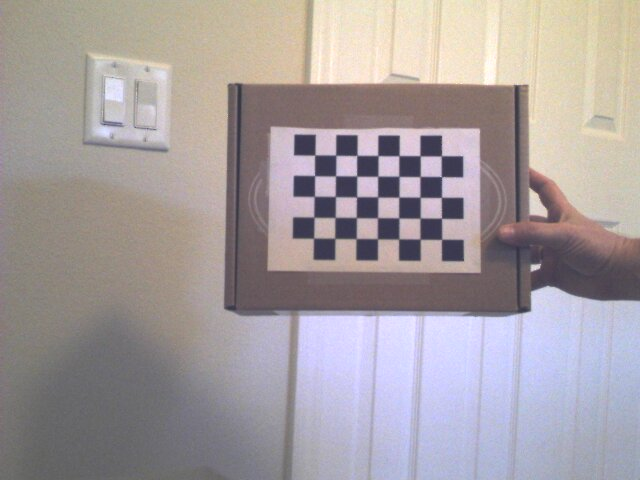
//> input picture resources/2015-03-10-185823.jpg, 640 x 480 px, given in place of traffic.mp4, which was not available
$ ./Canny   (built with g++ and OpenCV 4)
//> lines starting //> are read from the running program, lines starting //| are printed output that depends on the picture; after the words box and inside, x2 and y2 are one past the last pixel; in counts of white or black regions, pixels touching at a corner belong together; pictures that were not available may be replaced by others from this repository, and a replacement may not be noted
/*
 * Copyright (c) Steven P. Goldsmith. All rights reserved.
 *
 * Created by Steven P. Goldsmith on November 4, 2015
 * sgoldsmith@codeferm.com
 */

#include <iostream>
#include <sys/time.h>
#include <opencv2/opencv.hpp>

using namespace std;
using namespace cv;

/**
 * Canny Edge Detector.
 *
 * argv[1] = source file or will default to "../../resources/traffic.mp4" if no
 * args passed.
 *
 * @author sgoldsmith
 * @version 1.0.0
 * @since 1.0.0
 */
int main(int argc, char *argv[]) {
	int return_val = 0;
	string url = "../../resources/traffic.mp4";
	string output_file = "../../output/canny-cpp.avi";
	cout << CV_VERSION << endl;
	cout << "Press [Esc] to exit" << endl;
	VideoCapture capture;
	Mat image;
	// See if URL arg passed
	if (argc == 2) {
		url = argv[1];
	}
	cout << "Input file:" << url << endl;
	cout << "Output file:" << output_file << endl;
	capture.open(url);
	// See if video capture opened
	if (capture.isOpened()) {
		cout << "Resolution: " << capture.get(CV_CAP_PROP_FRAME_WIDTH) << "x"
				<< capture.get(CV_CAP_PROP_FRAME_HEIGHT) << endl;
		bool exit_loop = false;
		// Video writer
		VideoWriter writer(output_file, (int) capture.get(CAP_PROP_FOURCC),
				(int) capture.get(CAP_PROP_FPS),
				Size((int) capture.get(CAP_PROP_FRAME_WIDTH),
						(int) capture.get(CAP_PROP_FRAME_HEIGHT)));
		Mat gray_img;
		Mat blur_img;
		Mat edges_img;
		Mat dst_img;
		Size kSize = Size(3, 3);
		int frames = 0;
		timeval start_time;
		gettimeofday(&start_time, 0);
		// Process all frames
		while (capture.read(image) && !exit_loop) {
//> image is the input picture: 480 rows x 640 cols, CV_8UC3; mean B, G, R 159.2, 157.4, 165.4
			if (!image.empty()) {
				// Convert the image to grayscale
				cvtColor(image, gray_img, COLOR_BGR2GRAY);
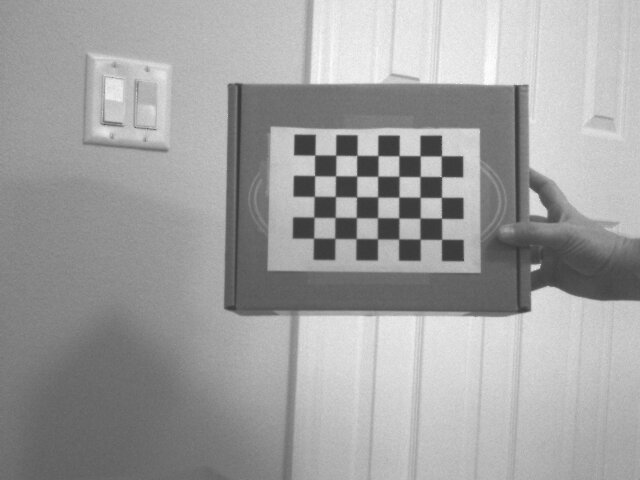
//> gray_img: 480 rows x 640 cols, CV_8UC1; min 52, max 253, mean 160
				// Reduce noise with a kernel 3x3
				GaussianBlur(gray_img, blur_img, kSize, 0);
				// Canny detector
				Canny(blur_img, edges_img, 100, 200, 3, false);
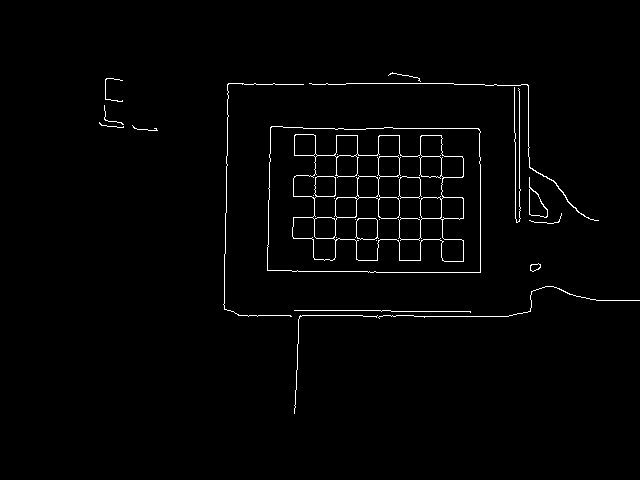
//> edges_img: 480 rows x 640 cols, CV_8UC1; 1.5% white in thin lines or dots, all inside (x1, y1, x2, y2) = (99, 72, 640, 414)
				// Add some colors to edges from original image
				bitwise_and(image, image, dst_img, edges_img);
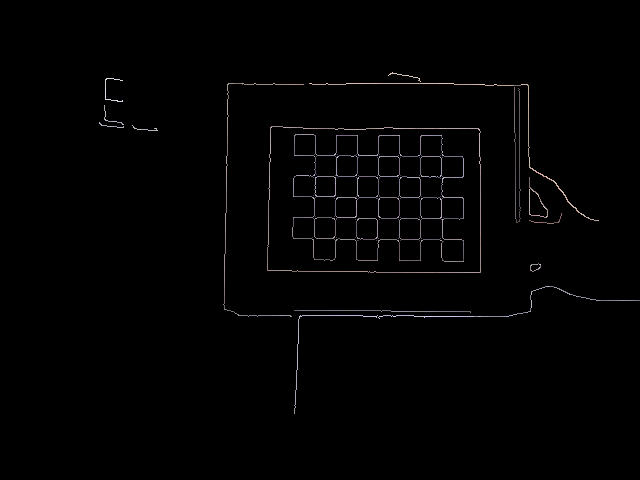
//> dst_img: 480 rows x 640 cols, CV_8UC3; mean B, G, R 2.3, 2.1, 2.3
				// Write frame with motion rectangles
				writer.write(dst_img);
				// Make sure we get new matrix
				dst_img.release();
				frames++;
			} else {
				cout << "No frame captured" << endl;
				exit_loop = true;
			}
		}
		timeval end_time;
		gettimeofday(&end_time, 0);
		cout << frames << " frames" << endl;
		cout << "FPS " << (frames / (end_time.tv_sec - start_time.tv_sec))
				<< ", elapsed time: " << (end_time.tv_sec - start_time.tv_sec)
				<< " seconds" << endl;
		// Release VideoWriter
		writer.release();
		// Release VideoCapture
		capture.release();
	} else {
		cout << "Unable to open device" << endl;
		return_val = -1;
	}
	return return_val;
}

$ run again, on resources/2015-03-10-185838.jpg
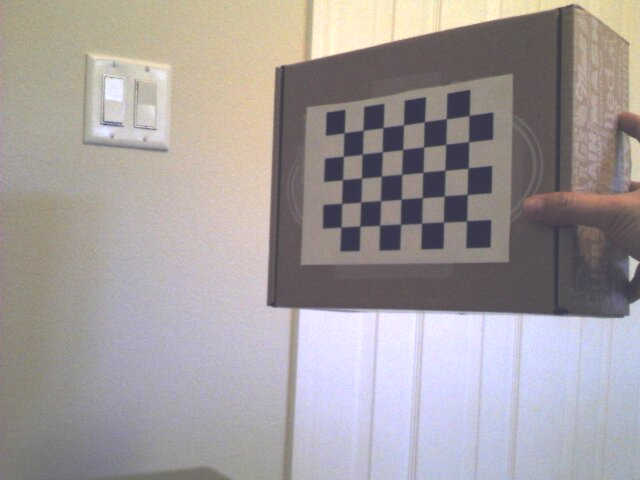
//> input picture resources/2015-03-10-185838.jpg, 640 x 480 px, given in place of traffic.mp4, which was not available
//> image is the input picture: 480 rows x 640 cols, CV_8UC3; mean B, G, R 156.7, 156.3, 162.5
//> `Canny(blur_img, edges_img, 100, 200, 3, false);`:
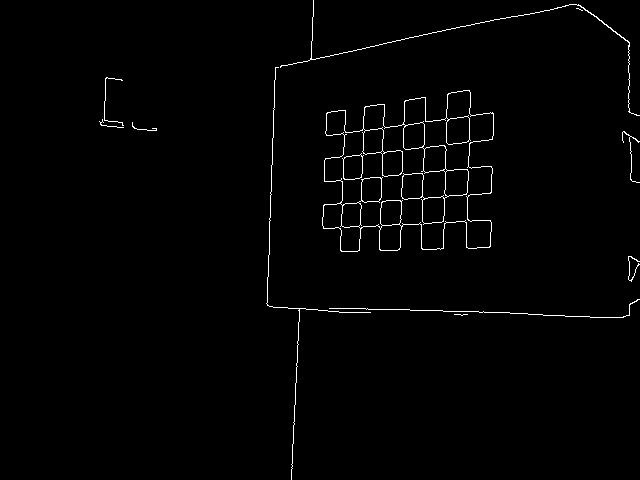
//> edges_img: 480 rows x 640 cols, CV_8UC1; 1.3% white in thin lines or dots, all inside (x1, y1, x2, y2) = (99, 0, 640, 480)
//> `bitwise_and(image, image, dst_img, edges_img);`:
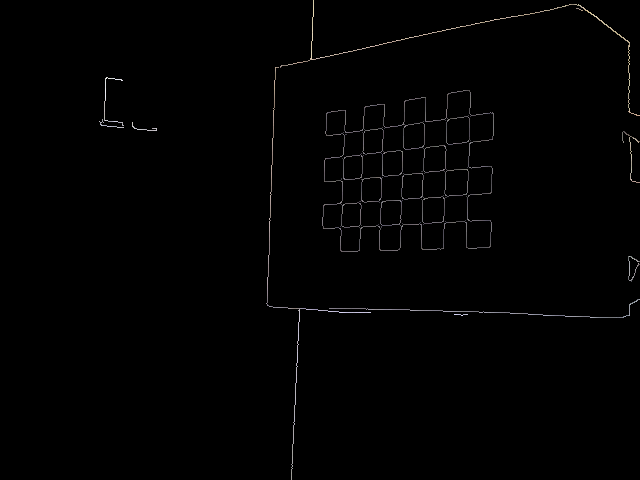
//> dst_img: 480 rows x 640 cols, CV_8UC3; mean B, G, R 1.6, 1.6, 1.7

$ run again, on resources/2015-03-10-185847.jpg
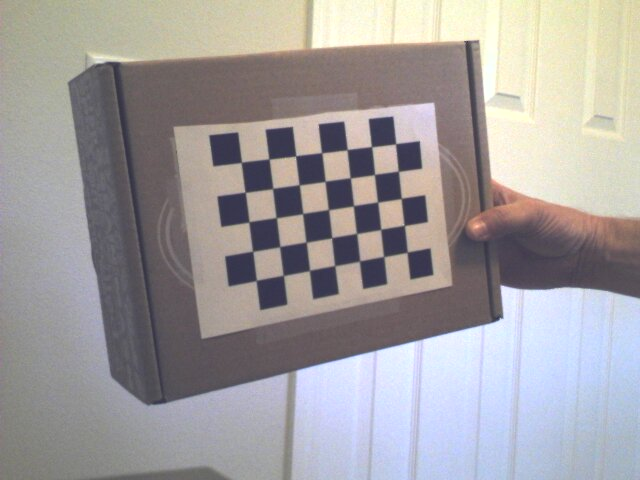
//> input picture resources/2015-03-10-185847.jpg, 640 x 480 px, given in place of traffic.mp4, which was not available
//> image is the input picture: 480 rows x 640 cols, CV_8UC3; mean B, G, R 158.3, 157.5, 161.4
//> `Canny(blur_img, edges_img, 100, 200, 3, false);`:
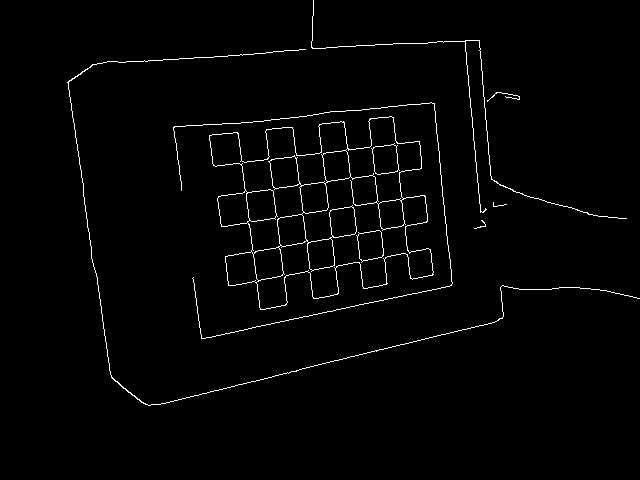
//> edges_img: 480 rows x 640 cols, CV_8UC1; 1.7% white in thin lines or dots, all inside (x1, y1, x2, y2) = (67, 0, 640, 406)
//> `bitwise_and(image, image, dst_img, edges_img);`:
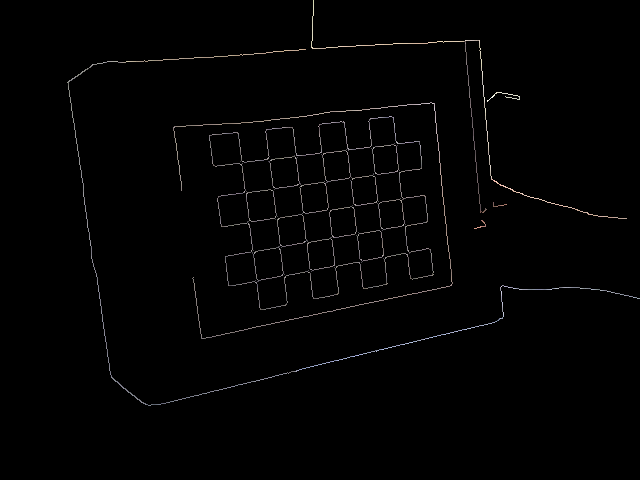
//> dst_img: 480 rows x 640 cols, CV_8UC3; mean B, G, R 2.3, 2.3, 2.5

$ run again, on resources/2015-03-10-185859.jpg
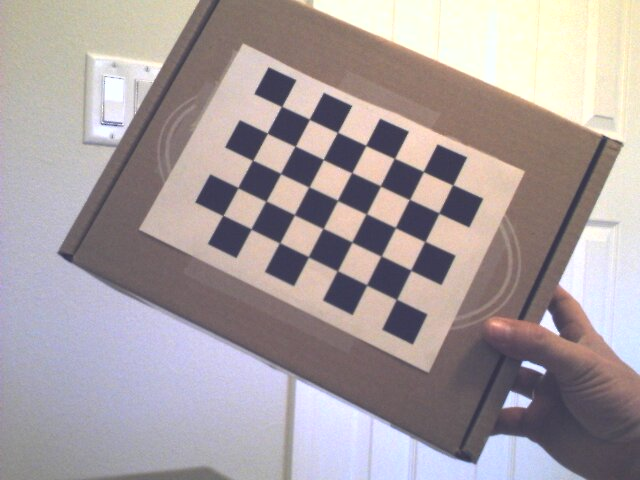
//> input picture resources/2015-03-10-185859.jpg, 640 x 480 px, given in place of traffic.mp4, which was not available
//> image is the input picture: 480 rows x 640 cols, CV_8UC3; mean B, G, R 159.4, 157.7, 167.6
//> `Canny(blur_img, edges_img, 100, 200, 3, false);`:
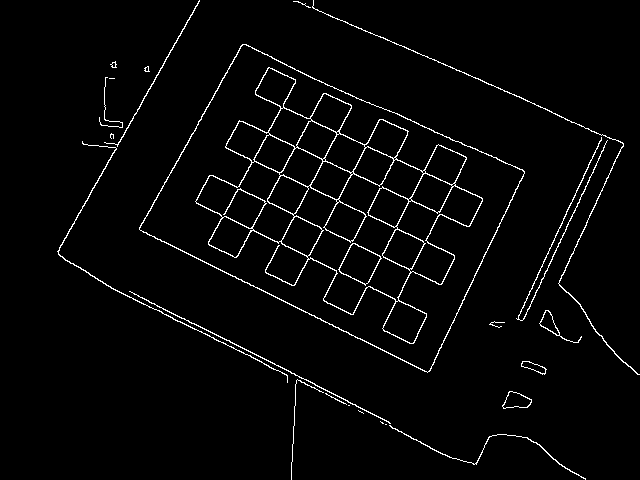
//> edges_img: 480 rows x 640 cols, CV_8UC1; 2.8% white in thin lines or dots
//> `bitwise_and(image, image, dst_img, edges_img);`:
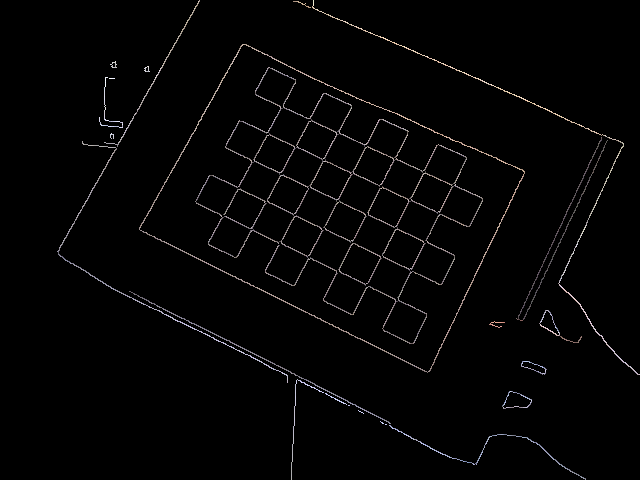
//> dst_img: 480 rows x 640 cols, CV_8UC3; mean B, G, R 4.1, 4, 4.4
